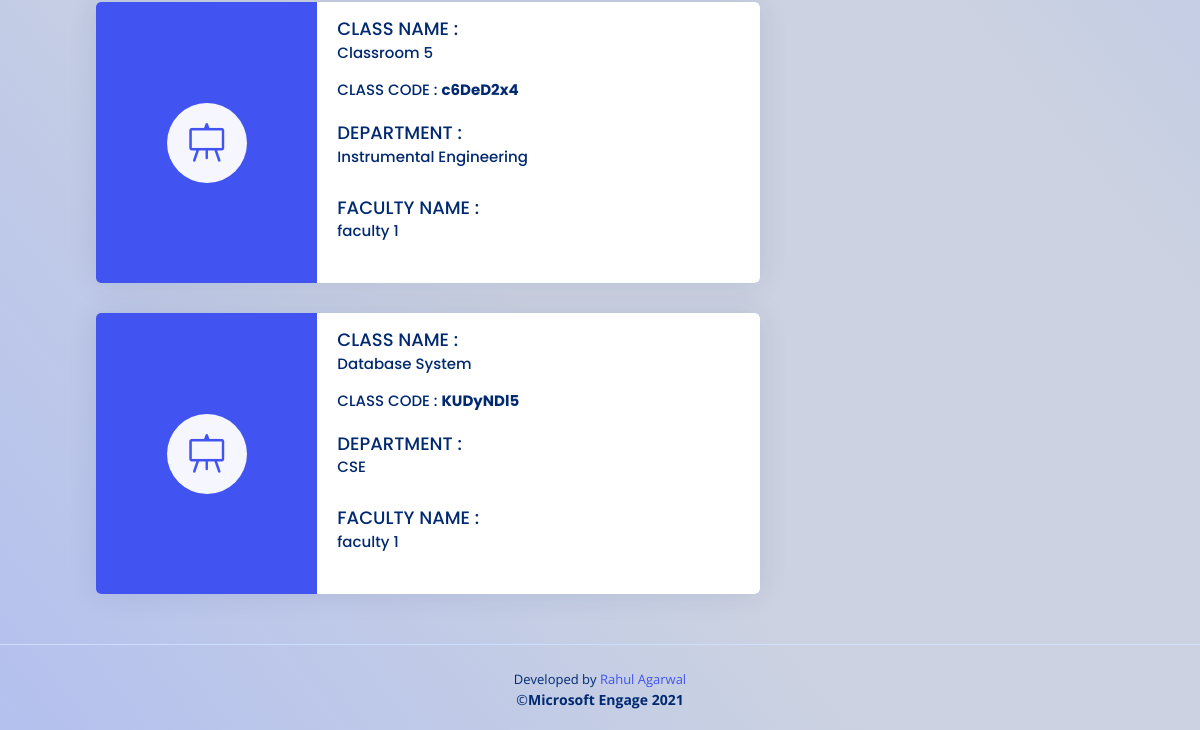
Page /student_dashboard/ (signed in, lower part) on the earlier database version.
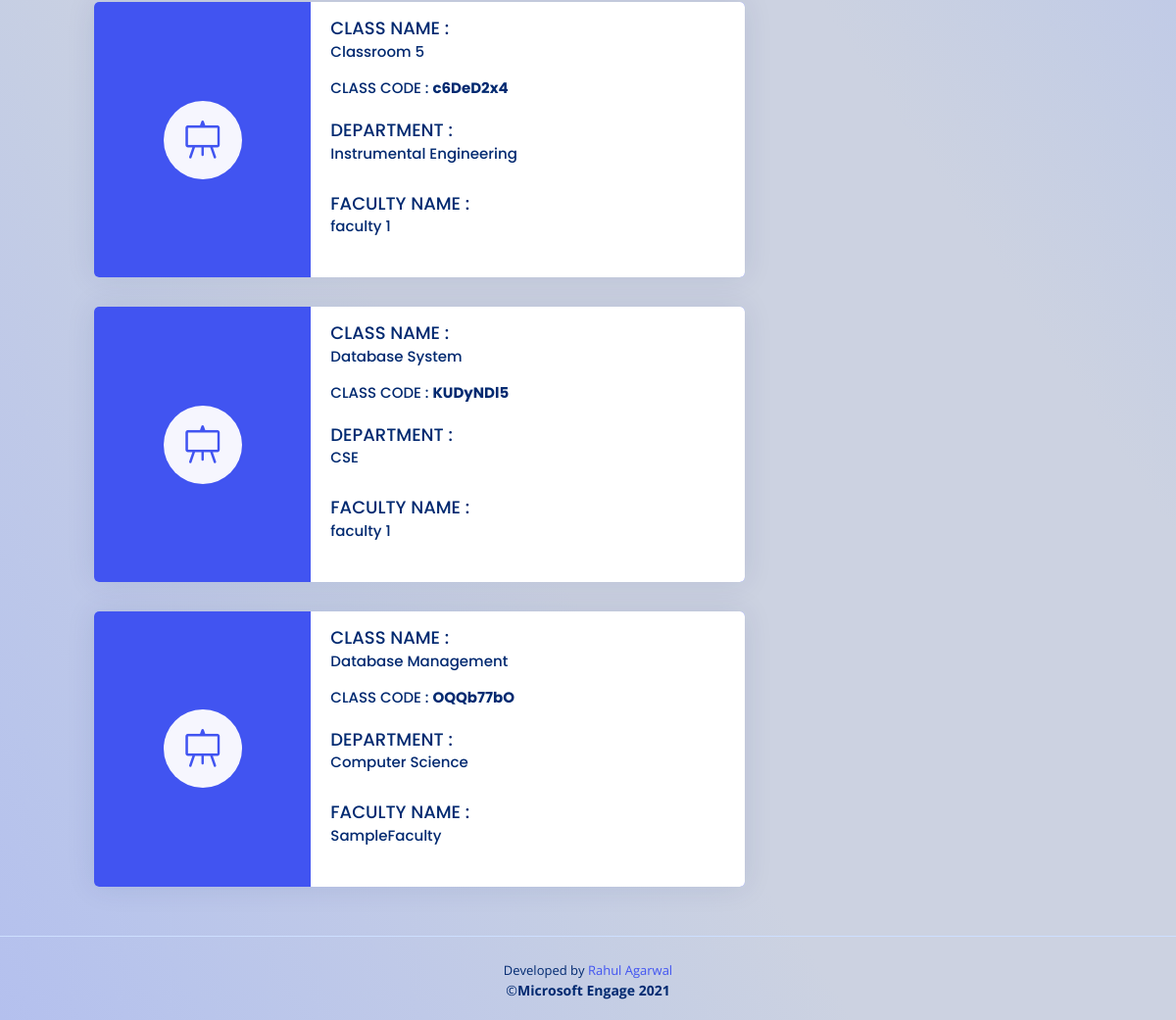
Same page on the later database version.
### myapp/models.py (models this page shows, shortened)
class ClassRoom(models.Model):
    classId = models.CharField(max_length=10,primary_key=True)
    classname = models.CharField(max_length=50,null=False)
    classDepartment = models.CharField(max_length=50,null=False)
    academicYear = models.CharField(max_length=2,null=False)
    classLink = models.TextField(blank=False,null=True)
    classFacultyID = models.ForeignKey(FacultyDetails,on_delete=models.CASCADE)
    classFacultyName = models.CharField(max_length=100,null=False)
    classTimeTable = models.TextField(blank=True,null=True,default="")
    classCreationTime = models.DateTimeField(default=datetime.now,null=True)

### myapp/views.py (the view, shortened to what this page needs)
# urls.py: path('student_dashboard/',views.studentDashboard,name='studentDashboard'),
@login_required
def studentDashboard(request):
    if request.user.is_active and not request.user.is_staff and not request.user.is_superuser:
        user = request.user
        student = StudentDetails.objects.get(studentId = user.pk)
        userDetails = StudentDetails.objects.get(studentId = user.pk)
        classRoomList = StudentClassroomList.objects.get(studentId_id = user.pk)
        dict = json.loads(classRoomList.classList)
        temp = [*dict]
        classList =[]
        for x in temp:
            temp = ClassRoom.objects.get(classId = x)
            classList.append(temp)
        context={
            'classList' : classList,
            'userDetails' : userDetails
        }
        return render(request,'student/studentDashboard.html',context)
    else:
        return redirect('studentLogin')

### myapp/templates/student/studentDashboard.html (shortened to what this page needs)
{% extends 'base.html' %}
{% block content %}
  <main id="main" class="main px-lg-5 mx-lg-5">
    <section class="section dashboard">
      <div class="row">
        <div class="col-lg-8">
          <div class="row">
          {% if classList %}
            {% for class in classList %}
                <div class="col-xxl-6 col-lg-12">
                  <a href="{% url 'studentSubject' class.pk %}">
                    <div class="card info-card sales-card pb-0">
                     <div class="row g-0" style="background: #4154f1">
                       <div class="col-md-4 align-self-center ">
                         <div class="card-icon rounded-circle d-flex align-items-center justify-content-center mx-auto" style="height: 5rem; width:5rem;">
                           <i class="bi bi-easel" style="font-size: 2.5rem;"></i>
                         </div>
                       </div>
                       <div class="col-md-8 bg-white">
                         <div class="card-body my-1  mt-2 mb-0">
                           <h5 class="card-title  mb-0 pt-2 pb-0" style="text-transform: uppercase;">CLASS NAME : </h5>
                           <h5 class="card-title mt-0 pt-1 mb-0" style="font-size:15px;">{{class.classname | truncatechars:20}}</h5>
                           <h5 class="card-title mt-0 pt-1 my-0" style="font-size:15px;">CLASS CODE : <strong>{{class.pk}}</strong></h5>
                           <h5 class="card-title  mb-0 pt-2 pb-0" style="text-transform: uppercase;">DEPARTMENT :</h5>
                           <h5 class="card-title mt-0 pt-1" style="font-size:15px;">{{class.classDepartment | truncatechars:25}}</h5>
                           <h5 class="card-title  mb-0 pt-2 pb-0" style="text-transform: uppercase;">FACULTY NAME :</h5>
                           <h5 class="card-title mt-0 pt-1" style="font-size:15px;">{{class.classFacultyName | truncatechars:28}}</h5>
                         </div>
                       </div>
                     </div>
                   </div>
                  </a>
              </div>
            {% endfor %}
          {% endif %}
          </div>
        </div>
        <div class="col-lg-4">
        </div>
      </div>
    </section>
  </main>
  {% include 'partials/_footer.html'%}
{% endblock %}

Differences in the rows shown:
added ClassRoom: classname "Database Management", pk "OQQb77bO", classDepartment "Computer Science", classFacultyName "SampleFaculty"
